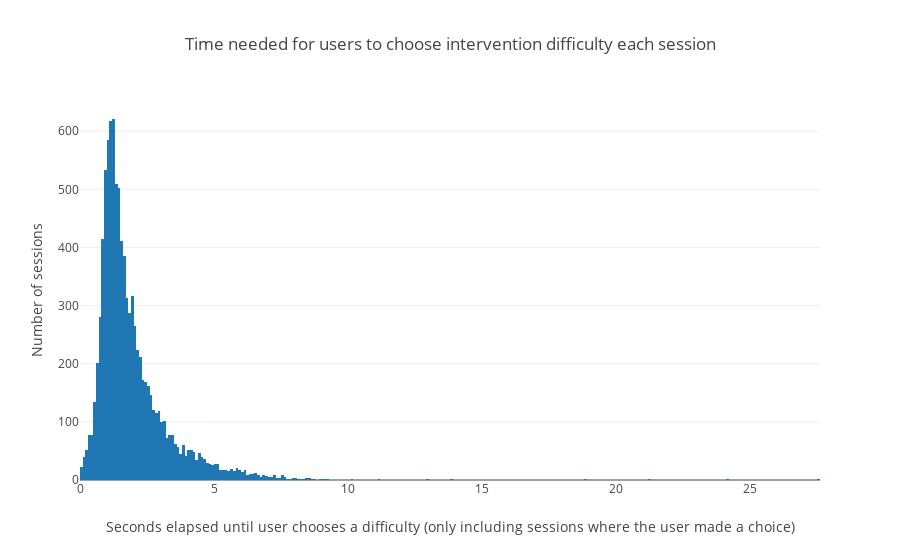

Notebook code cell kept with this figure:
### Markdown cell above
First study: all users are in the 10-second countdown version of the interface. We vary the frequency with which they are shown the prompt. 4 conditions: shown prompt on 100% of visits, 50%, 25%, 0%.

Are there costs to asking what difficulty the user wants? (If there aren’t we can just ask every visit and declare mission accomplished)

The actual time cost is actually rather low, a mode of 1.2 seconds time to answer the question

### Code cell
from cost_utils_libs import plot_latency_for_all_users_nonrandom
plot_latency_for_all_users_nonrandom()

### Figure 1 — Plotly figure (JSON) as saved in the notebook; plotly's stock layout.template omitted (floating-point values rounded to 4 significant figures; data arrays with more than 128 entries replaced by an {"elided": "..."} marker saying what was removed)
{"data": [{"type": "histogram", "uid": "298103a5-8869-4497-8b5c-decf1777663b", "x": {"elided": "9536 float values"}}], "layout": {"title": {"text": "Time needed for users to choose intervention difficulty each session"}, "xaxis": {"title": {"text": "Seconds elapsed until user chooses a difficulty (only including sessions where the user made a choice)"}}, "yaxis": {"title": {"text": "Number of sessions"}}}}
